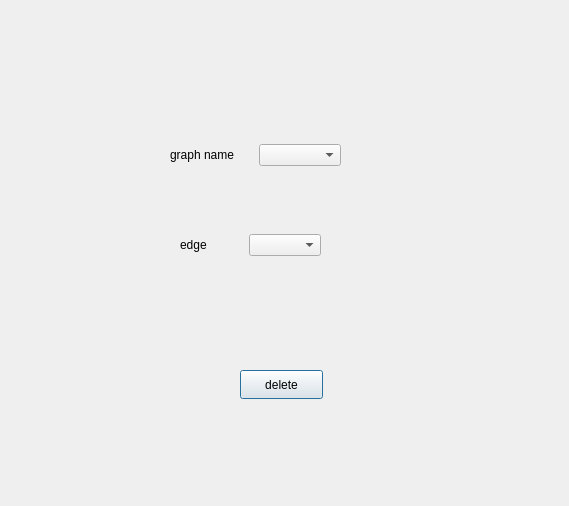
<?xml version="1.0" encoding="UTF-8"?>
<ui version="4.0">
 <class>removeEdgepage</class>
 <widget class="QDialog" name="removeEdgepage">
  <property name="geometry">
   <rect>
    <x>0</x>
    <y>0</y>
    <width>569</width>
    <height>506</height>
   </rect>
  </property>
  <property name="windowTitle">
   <string>Dialog</string>
  </property>
  <widget class="QPushButton" name="pushButton">
   <property name="geometry">
    <rect>
     <x>240</x>
     <y>370</y>
     <width>83</width>
     <height>29</height>
    </rect>
   </property>
   <property name="text">
    <string>delete</string>
   </property>
  </widget>
  <widget class="QWidget" name="">
   <property name="geometry">
    <rect>
     <x>170</x>
     <y>140</y>
     <width>171</width>
     <height>30</height>
    </rect>
   </property>
   <layout class="QHBoxLayout" name="horizontalLayout">
    <item>
     <widget class="QLabel" name="label">
      <property name="text">
       <string>graph name</string>
      </property>
     </widget>
    </item>
    <item>
     <widget class="QComboBox" name="comboBox"/>
    </item>
   </layout>
  </widget>
  <widget class="QWidget" name="">
   <property name="geometry">
    <rect>
     <x>180</x>
     <y>230</y>
     <width>141</width>
     <height>30</height>
    </rect>
   </property>
   <layout class="QHBoxLayout" name="horizontalLayout_2">
    <item>
     <widget class="QLabel" name="label_2">
      <property name="text">
       <string>edge</string>
      </property>
     </widget>
    </item>
    <item>
     <widget class="QComboBox" name="comboBox_2"/>
    </item>
   </layout>
  </widget>
 </widget>
 <resources/>
 <connections/>
</ui>
